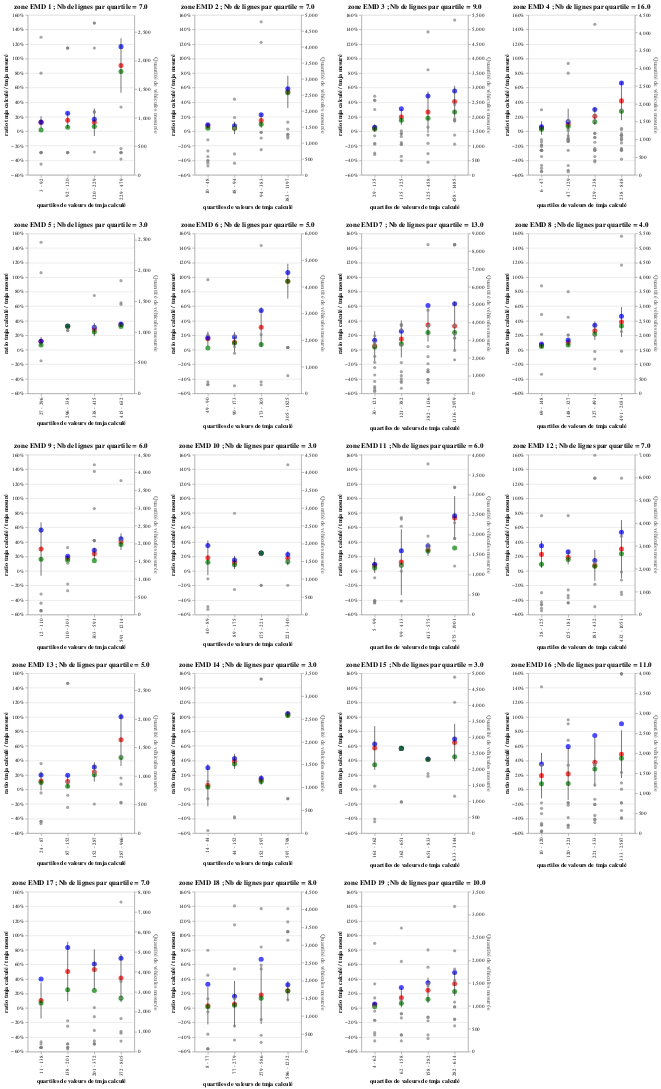

Here is the notebook cell this chart was saved with:
### Code cell
#visualisation des ratio entre TMJA calculé et le TMJA mesuré, avec ecarttype, par quartile de tmja_calculé
dicoGraphTmjaCalcule={}
for s in statsAffiliationTraficFiltreQuantile.SEC.unique() : 
    source=ZoneStatDescribeCalcule.loc[ZoneStatDescribeCalcule.SEC==s]
    # the base chart
    base = alt.Chart(source, width=200, title=f"zone EMD {s} ; Nb de lignes par quartile = {source['count'].max()}").transform_calculate(
        ymin="datum['50%']-datum.std",
        ymax="datum['50%']+datum.std")
    # generate the points
    pointsMid = base.mark_point(
        filled=True,size=90,color='red').encode(
        x=alt.X('quartile_tmja_zone', sort=source.quartile_tmja_zone.tolist(), axis=alt.Axis(title='quartiles de valeurs de tmja calculé')),
        y=alt.Y('50%', scale=alt.Scale(domain=(-0.5, 1.5)),axis=alt.Axis(title='ratio tmja calculé / tmja mesuré',format='%')),
        tooltip='50%')
    pointsHigh = base.mark_point(
        filled=True,size=90,color='blue').encode(
        x=alt.X('quartile_tmja_zone', sort=source.quartile_tmja_zone.tolist(), axis=alt.Axis(title='quartiles de valeurs de tmja calculé')),
        y=alt.Y('75%', scale=alt.Scale(domain=(-0.5, 1.5)),axis=alt.Axis(title='ratio tmja calculé / tmja mesuré',format='%')))
    pointsLow = base.mark_point(
        filled=True,size=90,color='green').encode(
        x=alt.X('quartile_tmja_zone', sort=source.quartile_tmja_zone.tolist(), axis=alt.Axis(title='quartiles de valeurs de tmja calculé')),
        y=alt.Y('25%', scale=alt.Scale(domain=(-0.5, 1.5)),axis=alt.Axis(title='ratio tmja calculé / tmja mesuré',format='%')))
    #creation d'une visu des points sources
    pointsSources=alt.Chart(ZoneStatDetailsCalcule.loc[ZoneStatDetailsCalcule.SEC==s], width=200).mark_circle(
        filled=True,size=35,color='gray').encode(
        x=alt.X('quartile_tmja_zone', sort=source.quartile_tmja_zone.tolist(), axis=alt.Axis(title='quartiles de valeurs de tmja calculé')),
        y=alt.Y('tmjo_2_sen',axis=alt.Axis(title='Quantité de véhicules mesurée',titleColor='gray')),
        tooltip='tmjo_2_sen')
    # generate the error bars
    errorbars = base.mark_errorbar().encode(
        x=alt.X('quartile_tmja_zone', sort=source.quartile_tmja_zone.tolist(),axis=alt.Axis(title='quartiles de valeurs de tmja calculé')),
        y=alt.Y("ymin:Q",axis=alt.Axis(title='ratio tmja calculé / tmja mesuré',format='%')),y2="ymax:Q")

    dicoGraphTmjaCalcule[s]= alt.layer((pointsMid + pointsHigh + pointsLow + errorbars), pointsSources).resolve_scale(y='independent')
VisuQualiteEstimationCalcul=alt.vconcat(*[alt.hconcat(*[dicoGraphTmjaCalcule[i+j] for i in range(1,5) if i+j<20]) for j in range(0,19,4)])
VisuQualiteEstimationCalcul
